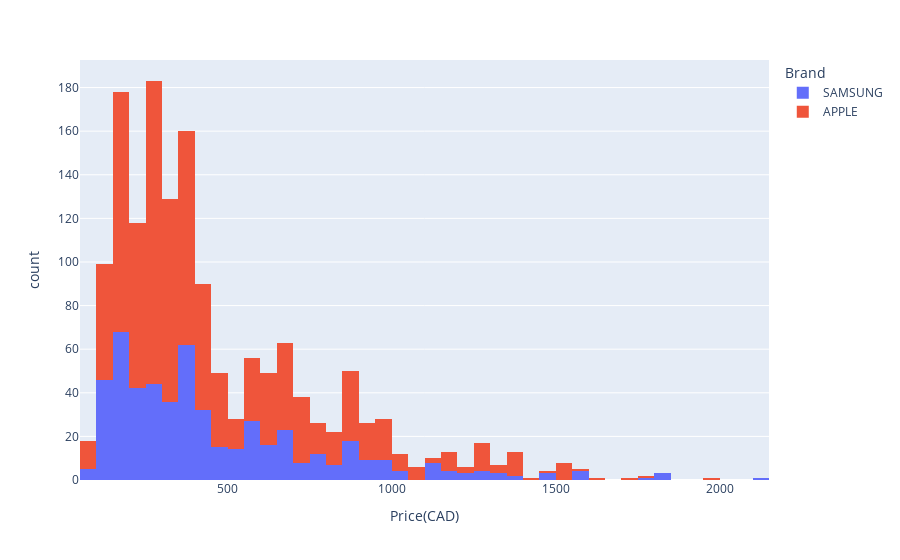

The notebook cell this image was saved under:
### Code cell
# ___Histogram of price for two brands
fig = px.histogram(Samsung_Apple,x='Price(CAD)',color="Brand")
fig.show()

### Figure 1 — Plotly figure (JSON) as saved in the notebook; plotly's stock layout.template omitted (floating-point values rounded to 4 significant figures; data arrays with more than 128 entries replaced by an {"elided": "..."} marker saying what was removed)
{"data": [{"alignmentgroup": "True", "bingroup": "x", "hoverlabel": {"namelength": 0}, "hovertemplate": "Brand=SAMSUNG<br>Price(CAD)=%{x}<br>count=%{y}", "legendgroup": "SAMSUNG", "marker": {"color": "#636efa"}, "name": "SAMSUNG", "offsetgroup": "SAMSUNG", "orientation": "v", "showlegend": true, "type": "histogram", "x": {"elided": "533 float values"}, "xaxis": "x", "yaxis": "y"}, {"alignmentgroup": "True", "bingroup": "x", "hoverlabel": {"namelength": 0}, "hovertemplate": "Brand=APPLE<br>Price(CAD)=%{x}<br>count=%{y}", "legendgroup": "APPLE", "marker": {"color": "#EF553B"}, "name": "APPLE", "offsetgroup": "APPLE", "orientation": "v", "showlegend": true, "type": "histogram", "x": {"elided": "988 float values"}, "xaxis": "x", "yaxis": "y"}], "layout": {"barmode": "relative", "legend": {"title": {"text": "Brand"}, "tracegroupgap": 0}, "margin": {"t": 60}, "xaxis": {"anchor": "y", "domain": [0, 1], "title": {"text": "Price(CAD)"}}, "yaxis": {"anchor": "x", "domain": [0, 1], "title": {"text": "count"}}}}
